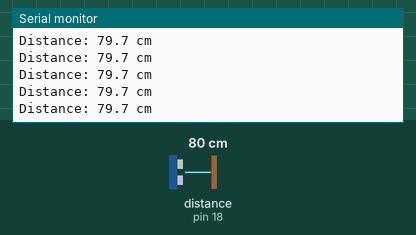
This sketch was run on a simulated Arduino Uno, built with avr-gcc and run on an emulated ATmega328P. Shown: the last lines printed to the serial monitor. Wiring (inferred from the names in the program): ultrasonic range finder: trigger pin 5; echo pin 18. The test bench sets the inputs (shaded band); at power-on: distance to the obstacle (sensor on pin 18) 80 cm. The echo pulse lasts 58.3 µs per cm.

Above: at 1.2 s.
1.3 s: distance to the obstacle (sensor on pin 18) set to 2 cm
At 1.32 s:
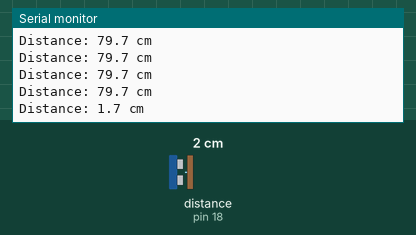
2.8 s: distance to the obstacle (sensor on pin 18) set to 4 cm
At 2.84 s:
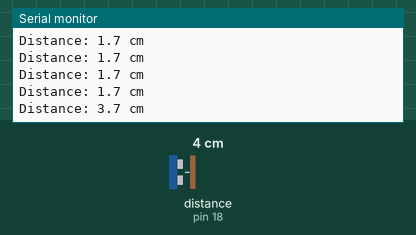
Timing chart, 0 to 5.8 s (numbered marks = the images above; inputs shaded):
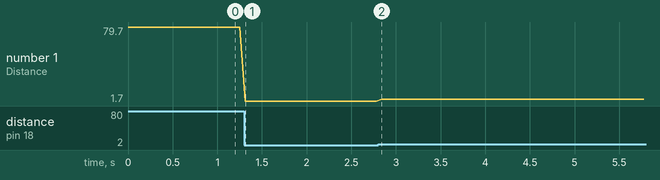

Measured:
- after the input at 1.3 s, the serial monitor: prints a new line at once (image 1)
- after the input at 2.8 s, the serial monitor: prints a new line at once (image 2)
- plotted number 1: 79.7 → 1.7 after the input at 1.3 s, 1.7 → 3.7 after the input at 2.8 s

The sketch:

distance_ranger.ino
```cpp
// WHY: Teaches ultrasonic distance measurement with pulseIn().
// The HC-SR04 sends a 10µs trigger pulse, then its echo pin stays HIGH for a
// time proportional to the round-trip sound travel. We time that pulse and
// convert microseconds to centimeters using the speed of sound.

const int TRIG_PIN = 5;    // HC-SR04 TRIG
const int ECHO_PIN = 18;   // HC-SR04 ECHO

void setup() {
  Serial.begin(115200);
  pinMode(TRIG_PIN, OUTPUT);
  pinMode(ECHO_PIN, INPUT);
}

void loop() {
  // Send the 10µs trigger pulse.
  digitalWrite(TRIG_PIN, LOW);
  delayMicroseconds(2);
  digitalWrite(TRIG_PIN, HIGH);
  delayMicroseconds(10);
  digitalWrite(TRIG_PIN, LOW);

  // Measure how long ECHO stays HIGH (µs). Timeout 30ms (~5m max).
  long durationUs = pulseIn(ECHO_PIN, HIGH, 30000);
  float cm = durationUs * 0.0343 / 2.0;   // speed of sound / 2 (round trip)

  if (durationUs == 0) {
    Serial.println("Out of range");
  } else {
    Serial.print("Distance: ");
    Serial.print(cm, 1);
    Serial.println(" cm");
  }

  delay(60);   // sensor needs a settle gap between reads
}
```
